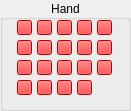
         <widget class="QGroupBox" name="hand_r_groupBox">
          <property name="geometry">
           <rect>
            <x>57</x>
            <y>260</y>
            <width>131</width>
            <height>111</height>
           </rect>
          </property>
          <property name="title">
           <string>Hand</string>
          </property>
          <property name="alignment">
           <set>Qt::AlignCenter</set>
          </property>
          <widget class="QPushButton" name="handArmFingerE0_r_ctr">
           <property name="geometry">
            <rect>
             <x>17</x>
             <y>20</y>
             <width>15</width>
             <height>15</height>
            </rect>
           </property>
           <property name="styleSheet">
            <string notr="true">background-color: red;
color: white;</string>
           </property>
           <property name="text">
            <string/>
           </property>
          </widget>
          <widget class="QPushButton" name="handArmFingerE1_r_ctr">
           <property name="geometry">
            <rect>
             <x>17</x>
             <y>40</y>
             <width>15</width>
             <height>15</height>
            </rect>
           </property>
           <property name="styleSheet">
            <string notr="true">background-color: red;
color: white;</string>
           </property>
           <property name="text">
            <string/>
           </property>
          </widget>
          <widget class="QPushButton" name="handArmFingerE2_r_ctr">
           <property name="geometry">
            <rect>
             <x>17</x>
             <y>60</y>
             <width>15</width>
             <height>15</height>
            </rect>
           </property>
           <property name="styleSheet">
            <string notr="true">background-color: red;
color: white;</string>
           </property>
           <property name="text">
            <string/>
           </property>
          </widget>
          <widget class="QPushButton" name="handArmFingerD0_r_ctr">
           <property name="geometry">
            <rect>
             <x>37</x>
             <y>20</y>
             <width>15</width>
             <height>15</height>
            </rect>
           </property>
           <property name="styleSheet">
            <string notr="true">background-color: red;
color: white;</string>
           </property>
           <property name="text">
            <string/>
           </property>
          </widget>
          <widget class="QPushButton" name="handArmFingerD1_r_ctr">
           <property name="geometry">
            <rect>
             <x>37</x>
             <y>40</y>
             <width>15</width>
             <height>15</height>
            </rect>
           </property>
           <property name="styleSheet">
            <string notr="true">background-color: red;
color: white;</string>
           </property>
           <property name="text">
            <string/>
           </property>
          </widget>
          <widget class="QPushButton" name="handArmFingerD2_r_ctr">
           <property name="geometry">
            <rect>
             <x>37</x>
             <y>60</y>
             <width>15</width>
             <height>15</height>
            </rect>
           </property>
           <property name="styleSheet">
            <string notr="true">background-color: red;
color: white;</string>
           </property>
           <property name="text">
            <string/>
           </property>
          </widget>
          <widget class="QPushButton" name="handArmFingerD3_r_ctr">
           <property name="geometry">
            <rect>
             <x>37</x>
             <y>80</y>
             <width>15</width>
             <height>15</height>
            </rect>
           </property>
           <property name="styleSheet">
            <string notr="true">background-color: red;
color: white;</string>
           </property>
           <property name="text">
            <string/>
           </property>
          </widget>
          <widget class="QPushButton" name="handArmFingerC0_r_ctr">
           <property name="geometry">
            <rect>
             <x>57</x>
             <y>20</y>
             <width>15</width>
             <height>15</height>
            </rect>
           </property>
           <property name="styleSheet">
            <string notr="true">background-color: red;
color: white;</string>
           </property>
           <property name="text">
            <string/>
           </property>
          </widget>
          <widget class="QPushButton" name="handArmFingerC1_r_ctr">
           <property name="geometry">
            <rect>
             <x>57</x>
             <y>40</y>
             <width>15</width>
             <height>15</height>
            </rect>
           </property>
           <property name="styleSheet">
            <string notr="true">background-color: red;
color: white;</string>
           </property>
           <property name="text">
            <string/>
           </property>
          </widget>
          <widget class="QPushButton" name="handArmFingerC3_r_ctr">
           <property name="geometry">
            <rect>
             <x>57</x>
             <y>80</y>
             <width>15</width>
             <height>15</height>
            </rect>
           </property>
           <property name="styleSheet">
            <string notr="true">background-color: red;
color: white;</string>
           </property>
           <property name="text">
            <string/>
           </property>
          </widget>
          <widget class="QPushButton" name="handArmFingerC2_r_ctr">
           <property name="geometry">
            <rect>
             <x>57</x>
             <y>60</y>
             <width>15</width>
             <height>15</height>
            </rect>
           </property>
           <property name="styleSheet">
            <string notr="true">background-color: red;
color: white;</string>
           </property>
           <property name="text">
            <string/>
           </property>
          </widget>
          <widget class="QPushButton" name="handArmFingerB0_r_ctr">
           <property name="geometry">
            <rect>
             <x>77</x>
             <y>20</y>
             <width>15</width>
             <height>15</height>
            </rect>
           </property>
           <property name="styleSheet">
            <string notr="true">background-color: red;
color: white;</string>
           </property>
           <property name="text">
            <string/>
           </property>
          </widget>
          <widget class="QPushButton" name="handArmFingerA2_r_ctr">
           <property name="geometry">
            <rect>
             <x>97</x>
             <y>60</y>
             <width>15</width>
             <height>15</height>
            </rect>
           </property>
           <property name="styleSheet">
            <string notr="true">background-color: red;
color: white;</string>
           </property>
           <property name="text">
            <string/>
           </property>
          </widget>
          <widget class="QPushButton" name="handArmFingerE3_r_ctr">
           <property name="geometry">
            <rect>
             <x>17</x>
             <y>80</y>
             <width>15</width>
             <height>15</height>
            </rect>
           </property>
           <property name="styleSheet">
            <string notr="true">background-color: red;
color: white;</string>
           </property>
           <property name="text">
            <string/>
           </property>
          </widget>
          <widget class="QPushButton" name="handArmFingerA0_r_ctr">
           <property name="geometry">
            <rect>
             <x>97</x>
             <y>20</y>
             <width>15</width>
             <height>15</height>
            </rect>
           </property>
           <property name="styleSheet">
            <string notr="true">background-color: red;
color: white;</string>
           </property>
           <property name="text">
            <string/>
           </property>
          </widget>
          <widget class="QPushButton" name="handArmFingerB1_r_ctr">
           <property name="geometry">
            <rect>
             <x>77</x>
             <y>40</y>
             <width>15</width>
             <height>15</height>
            </rect>
           </property>
           <property name="styleSheet">
            <string notr="true">background-color: red;
color: white;</string>
           </property>
           <property name="text">
            <string/>
           </property>
          </widget>
          <widget class="QPushButton" name="handArmFingerA1_r_ctr">
           <property name="geometry">
            <rect>
             <x>97</x>
             <y>40</y>
             <width>15</width>
             <height>15</height>
            </rect>
           </property>
           <property name="styleSheet">
            <string notr="true">background-color: red;
color: white;</string>
           </property>
           <property name="text">
            <string/>
           </property>
          </widget>
          <widget class="QPushButton" name="handArmFingerB3_r_ctr">
           <property name="geometry">
            <rect>
             <x>77</x>
             <y>80</y>
             <width>15</width>
             <height>15</height>
            </rect>
           </property>
           <property name="styleSheet">
            <string notr="true">background-color: red;
color: white;</string>
           </property>
           <property name="text">
            <string/>
           </property>
          </widget>
          <widget class="QPushButton" name="handArmFingerB2_r_ctr">
           <property name="geometry">
            <rect>
             <x>77</x>
             <y>60</y>
             <width>15</width>
             <height>15</height>
            </rect>
           </property>
           <property name="styleSheet">
            <string notr="true">background-color: red;
color: white;</string>
           </property>
           <property name="text">
            <string/>
           </property>
          </widget>
         </widget>
